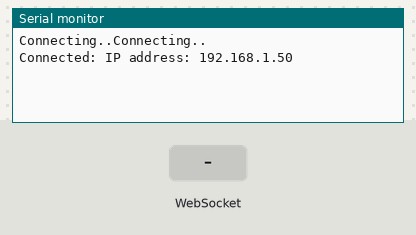
This sketch was run on a simulated ESP8266 (NodeMCU). On the bench: the last lines printed to the serial monitor. The inputs (shaded band) are chosen by the test bench. WiFi joins after 1.5 s; servers stay silent unless stated.

Above: at 3.2 s.
3.3 s: WebSocket text "1" received
At 4.0 s:
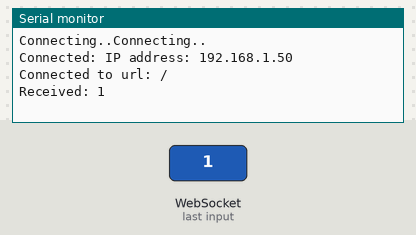
4.8 s: WebSocket text "0" received
At 6.0 s:
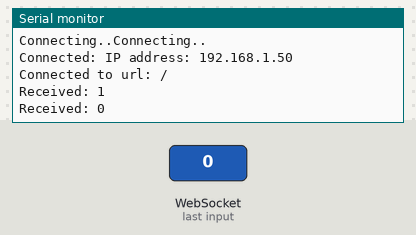
6.3 s: WebSocket text "2" received
At 7.4 s:
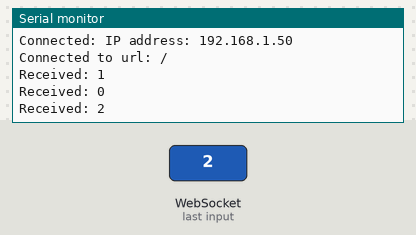

The sketch:

NodeMCU.ino
```cpp
#include <ESP8266WiFi.h>
#include <ArduinoJson.h>
#include <WebSocketsClient.h>

#define wifiLed D1
#define ledPin D2


#include "network.h"
#include "MClient.h"

MClient* client;

void setup () {
  Serial.begin(115200);

  wifiConnect();

  client = new MClient("192.168.137.1", 8080, "NodeMCU");
}

void loop() {
  client->loop();
}
```

MClient.h
```cpp
#ifndef MClIENT_H
#define MCLIENT_H

//typedef std::function<void(WStype_t type, uint8_t * payload, size_t length)> WebSocketClientEvent;

class MClient {
  private:
    WebSocketsClient webSocket;
    const char *id;
    bool connected = false;

    static void webSocketEvent(WStype_t type, uint8_t* payload, size_t length) {

    MClient* instance = MClient::instance;

    switch(type) {
      case WStype_DISCONNECTED:
        Serial.printf("Disconnected!\n");
        instance->connected = false;
        break;

      case WStype_CONNECTED: {
        Serial.printf("Connected to url: %s\n", payload);

        instance->webSocket.sendTXT((String("{\"type\": \"identify\", \"id\": \"") + String(instance->id) + String("\"}")).c_str());
        instance->connected = true;
        break;

      case WStype_TEXT:
        Serial.printf("Received: %s\n", payload);
        break;

      case WStype_BIN:
      case WStype_ERROR:
      case WStype_FRAGMENT_TEXT_START:
      case WStype_FRAGMENT_BIN_START:
      case WStype_FRAGMENT:
      case WStype_FRAGMENT_FIN:
        Serial.printf("Unsupported message received.\n");
        break;

      case WStype_PING:
      case WStype_PONG:
        break;
    }
  }
}

  public:
    static MClient* instance;

    MClient(const char *url, uint16_t port, const char *id) {
      this->instance = this;

      this->id = id;

      this->webSocket.begin(url, port);
      this->webSocket.onEvent(webSocketEvent);
    }

    void loop(){
      this->webSocket.loop();
    }
};

MClient* MClient::instance = nullptr;

#endif
```

network.h
```cpp
const char* ssid     = "NodeMCU"; // wifi lan
const char* password = "NodeMCUTesting"; // wifi lan


void wifiConnect(){
  WiFi.begin(ssid, password); // connect to wifi ssid with password
  while (WiFi.status() != WL_CONNECTED) {
      //digitalWrite(wifiLed, HIGH);
      delay(1000); // wait 1 sec
      Serial.print("Connecting..");
      }
      //digitalWrite(wifiLed, LOW);
  //if connected
  Serial.print("\r\nConnected: IP address: ");
  Serial.println(WiFi.localIP());
  //digitalWrite(wifiLed, HIGH);
  //digitalWrite(ledPin, HIGH);


 }
```

Measured:
- after the input at 3.3 s, the serial monitor: prints a new line at once (image 1)
- after the input at 4.8 s, the serial monitor: prints a new line at once (image 2)
- after the input at 6.3 s, the serial monitor: prints a new line at once (image 3)
